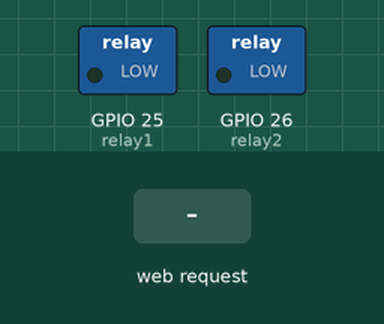
The sketch below on a simulated ESP32. Parts: switched loads named in the sketch (green lamp = pin HIGH). The test bench sets the inputs (shaded band). WiFi joins after 1.5 s; servers stay silent unless stated; what the sketch prints to the serial monitor is not drawn.

Above: at 4.2 s.
4.3 s: HTTP request GET /relay1/on received
At 5.0 s:
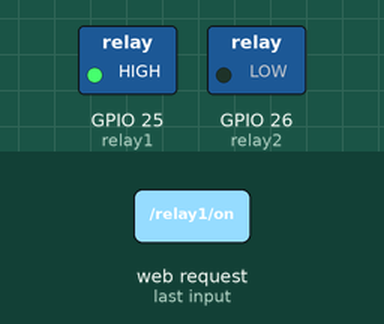
5.8 s: HTTP request GET /relay2/on received
At 6.1 s:
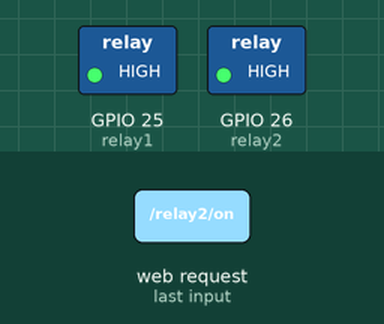
7.3 s: HTTP request GET /relay1/off received
At 8.4 s:
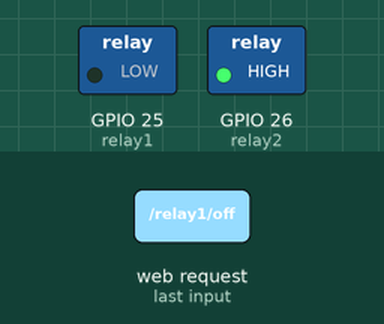
8.8 s: HTTP request GET /relay2/off received
At 9.6 s:
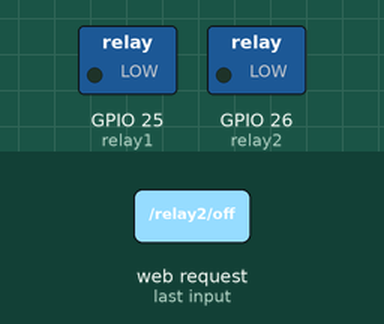
Timing chart, 0 to 11.3 s (numbered marks = the images above; inputs shaded):
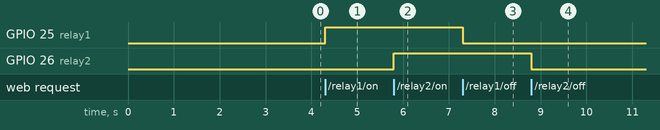

Measured:
- after the input at 4.3 s, GPIO 25 (relay1): LOW → HIGH at once
- after the input at 5.8 s, GPIO 26 (relay2): LOW → HIGH at once
- after the input at 7.3 s, GPIO 25 (relay1): HIGH → LOW at once
- after the input at 8.8 s, GPIO 26 (relay2): HIGH → LOW at once

The sketch:

relay.ino
```cpp
#include <WiFi.h>
#include <WebServer.h>

const char* ssid = "02";        // Ganti dengan SSID Wi-Fi Anda
const char* password = "echidnaandihce"; // Ganti dengan password Wi-Fi Anda

WebServer server(80);  // Membuat objek server pada port 80

// Pin relay
const int relay1 = 25;  // Ganti dengan pin yang Anda gunakan untuk Relay 1
const int relay2 = 26;  // Ganti dengan pin yang Anda gunakan untuk Relay 2

void setup() {
  Serial.begin(115200);
  delay(1000);

  // Inisialisasi pin relay sebagai output
  pinMode(relay1, OUTPUT);
  pinMode(relay2, OUTPUT);

  // Matikan relay saat boot
  digitalWrite(relay1, LOW);
  digitalWrite(relay2, LOW);

  // Koneksi ke Wi-Fi
  WiFi.begin(ssid, password);
  while (WiFi.status() != WL_CONNECTED) {
    delay(1000);
    Serial.println("Menghubungkan ke WiFi...");
  }

  Serial.println("Koneksi WiFi berhasil!");
  Serial.print("IP Address: ");
  Serial.println(WiFi.localIP());

  // Menetapkan rute HTTP
  server.on("/", handleRoot);
  server.on("/relay1/on", []() {
    digitalWrite(relay1, HIGH);
    server.send(200, "text/plain", "Relay 1 ON");
  });
  server.on("/relay1/off", []() {
    digitalWrite(relay1, LOW);
    server.send(200, "text/plain", "Relay 1 OFF");
  });
  server.on("/relay2/on", []() {
    digitalWrite(relay2, HIGH);
    server.send(200, "text/plain", "Relay 2 ON");
  });
  server.on("/relay2/off", []() {
    digitalWrite(relay2, LOW);
    server.send(200, "text/plain", "Relay 2 OFF");
  });

  // Mulai server
  server.begin();
}

void loop() {
  server.handleClient();  // Menangani permintaan klien
}

void handleRoot() {
  String html = "<html><body><h1>Kontrol Relay</h1>";
  html += "<h2>Relay 1</h2>";
  html += "<button onclick=\"location.href='/relay1/on'\">ON</button>";
  html += "<button onclick=\"location.href='/relay1/off'\">OFF</button>";
  html += "<h2>Relay 2</h2>";
  html += "<button onclick=\"location.href='/relay2/on'\">ON</button>";
  html += "<button onclick=\"location.href='/relay2/off'\">OFF</button>";
  html += "</body></html>";

  server.send(200, "text/html", html);
}
```
